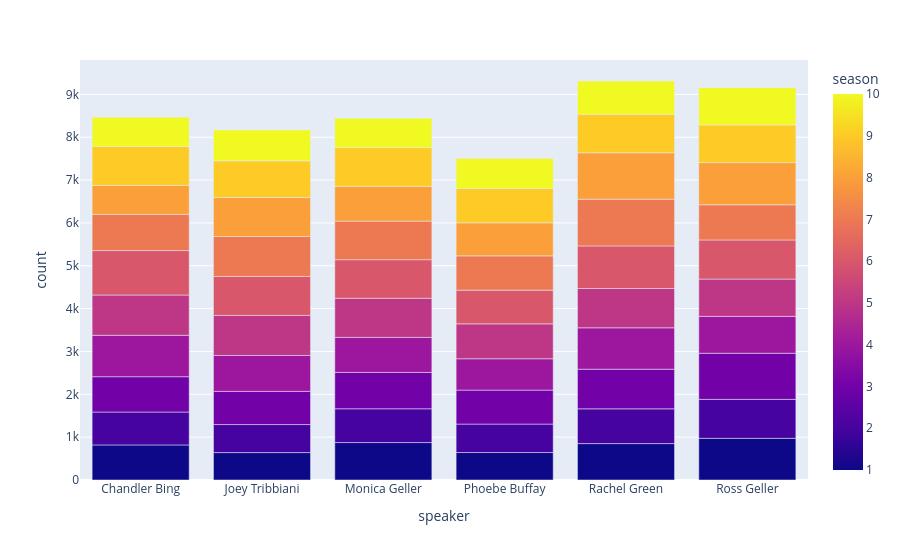

Notebook source saved alongside this figure:
### Code cell
#Top 7 speakers dans chaque saison
speakers = data['speaker'].value_counts().to_frame().reset_index().head(6)['speaker'].values
top_speakers = data[data['speaker'].isin(speakers)]
bar(data_frame=top_speakers[['season','speaker']].groupby(by=['season','speaker']).size().reset_index().rename({0:'count'}, axis=1), x='speaker',y='count',color='season')

### Figure 1 — Plotly figure (JSON) as saved in the notebook; plotly's stock layout.template omitted (floating-point values rounded to 4 significant figures)
{"data": [{"alignmentgroup": "True", "hovertemplate": "speaker=%{x}<br>count=%{y}<br>season=%{marker.color}<extra></extra>", "legendgroup": "", "marker": {"color": [1, 1, 1, 1, 1, 1, 2, 2, 2, 2, 2, 2, 3, 3, 3, 3, 3, 3, 4, 4, 4, 4, 4, 4, 5, 5, 5, 5, 5, 5, 6, 6, 6, 6, 6, 6, 7, 7, 7, 7, 7, 7, 8, 8, 8, 8, 8, 8, 9, 9, 9, 9, 9, 9, 10, 10, 10, 10, 10, 10], "coloraxis": "coloraxis", "pattern": {"shape": ""}}, "name": "", "offsetgroup": "", "orientation": "v", "showlegend": false, "textposition": "auto", "type": "bar", "x": ["Chandler Bing", "Joey Tribbiani", "Monica Geller", "Phoebe Buffay", "Rachel Green", "Ross Geller", "Chandler Bing", "Joey Tribbiani", "Monica Geller", "Phoebe Buffay", "Rachel Green", "Ross Geller", "Chandler Bing", "Joey Tribbiani", "Monica Geller", "Phoebe Buffay", "Rachel Green", "Ross Geller", "Chandler Bing", "Joey Tribbiani", "Monica Geller", "Phoebe Buffay", "Rachel Green", "Ross Geller", "Chandler Bing", "Joey Tribbiani", "Monica Geller", "Phoebe Buffay", "Rachel Green", "Ross Geller", "Chandler Bing", "Joey Tribbiani", "Monica Geller", "Phoebe Buffay", "Rachel Green", "Ross Geller", "Chandler Bing", "Joey Tribbiani", "Monica Geller", "Phoebe Buffay", "Rachel Green", "Ross Geller", "Chandler Bing", "Joey Tribbiani", "Monica Geller", "Phoebe Buffay", "Rachel Green", "Ross Geller", "Chandler Bing", "Joey Tribbiani", "Monica Geller", "Phoebe Buffay", "Rachel Green", "Ross Geller", "Chandler Bing", "Joey Tribbiani", "Monica Geller", "Phoebe Buffay", "Rachel Green", "Ross Geller"], "xaxis": "x", "y": [818, 640, 874, 641, 850, 973, 768, 654, 788, 664, 811, 909, 825, 774, 848, 793, 925, 1076, 966, 838, 818, 731, 966, 861, 940, 935, 913, 815, 917, 870, 1037, 909, 901, 787, 993, 913, 846, 933, 900, 800, 1092, 822, 676, 909, 811, 771, 1082, 983, 906, 856, 903, 800, 902, 879, 683, 723, 685, 699, 774, 871], "yaxis": "y"}], "layout": {"barmode": "relative", "coloraxis": {"colorbar": {"title": {"text": "season"}}, "colorscale": [[0, "#0d0887"], [0.1111, "#46039f"], [0.2222, "#7201a8"], [0.3333, "#9c179e"], [0.4444, "#bd3786"], [0.5556, "#d8576b"], [0.6667, "#ed7953"], [0.7778, "#fb9f3a"], [0.8889, "#fdca26"], [1, "#f0f921"]]}, "legend": {"tracegroupgap": 0}, "margin": {"t": 60}, "xaxis": {"anchor": "y", "domain": [0, 1], "title": {"text": "speaker"}}, "yaxis": {"anchor": "x", "domain": [0, 1], "title": {"text": "count"}}}}
